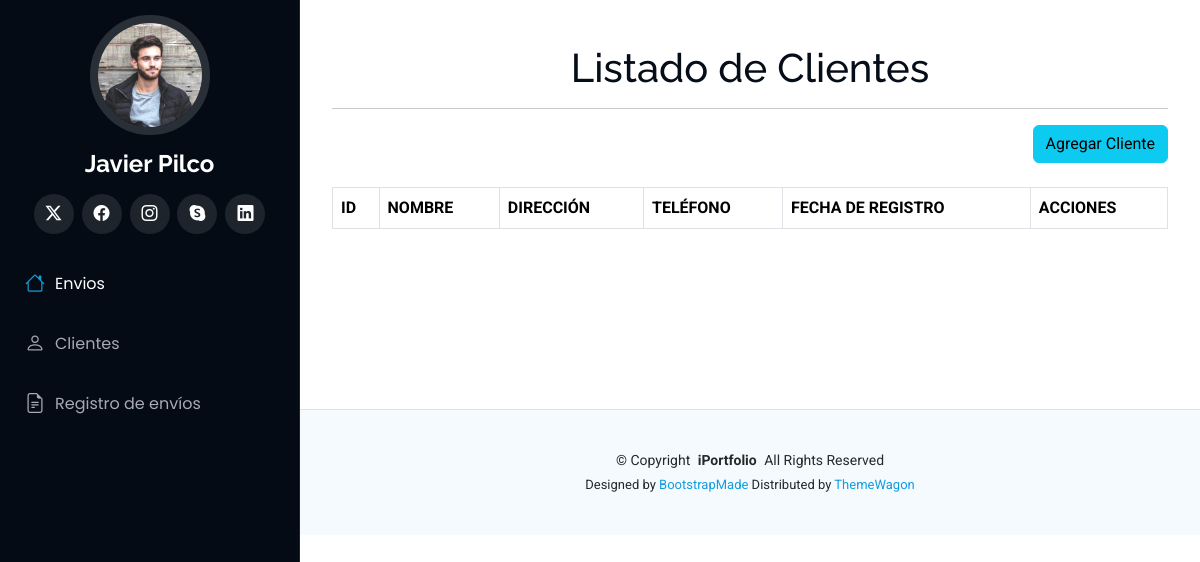
Page /clientes on the earlier database version.
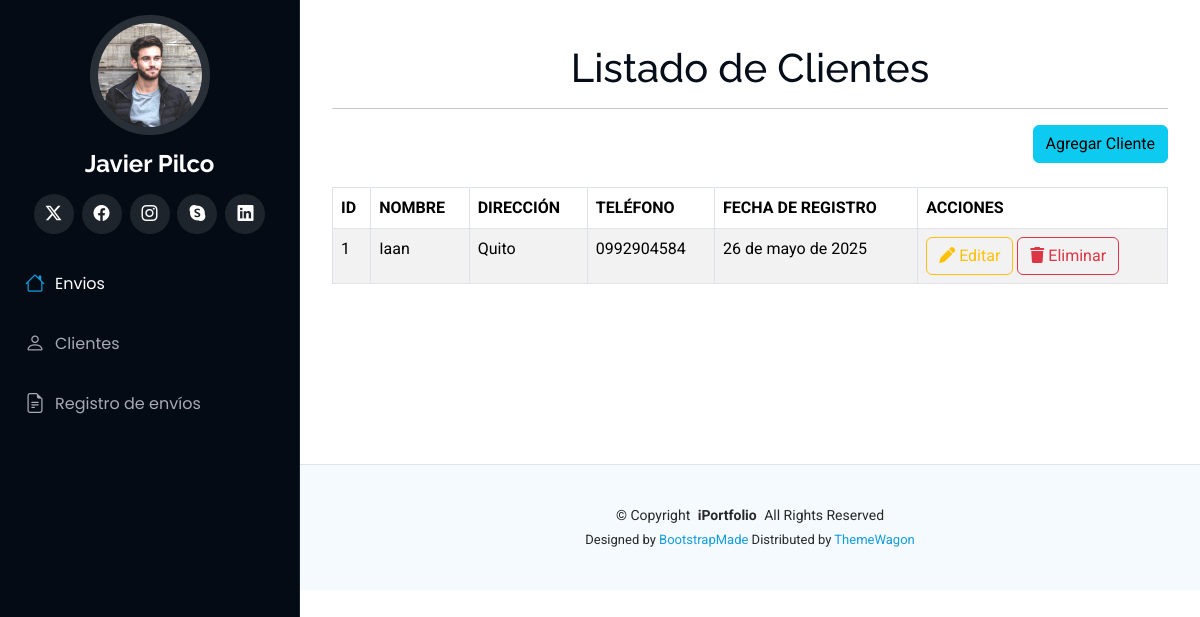
Same page on the later database version.
### Aplicaciones/Logistica/models.py (models this page shows, shortened)
class Cliente(models.Model):
    nombre = models.CharField(max_length=100)
    telefono = models.CharField(max_length=15)
    direccion = models.CharField(max_length=200)
    fecha_registro = models.DateField()

### Aplicaciones/Logistica/views.py (the view)
# urls.py: path('clientes', views.inicioClientes),
def inicioClientes(request):
    clientes = Cliente.objects.all()
    return render(request, "inicioClientes.html", {'clientes': clientes})

### Aplicaciones/Logistica/templates/inicioClientes.html (shortened to what this page needs)
{% extends './plantilla.html' %}
{% block contenido %}
<br>
<h1 class="text-center">Listado de Clientes</h1>
<hr>
<div class="row">
    <div class="text-end">
        <a href="/nuevoCliente" class="btn btn-info text-right">
            Agregar Cliente
        </a>
    </div>
</div>
<br>
<table class="table table-bordered table-striped table-hover">
    <thead>
        <tr class="bg-info">
            <th>ID</th>
            <th>NOMBRE</th>
            <th>DIRECCIÓN</th>
            <th>TELÉFONO</th>
            <th>FECHA DE REGISTRO</th>
            <th>ACCIONES</th>
        </tr>
    </thead>
    <tbody>
        {% for cliente in clientes %}
        <tr>
            <td>{{ cliente.id }}</td>
            <td>{{ cliente.nombre }}</td>
            <td>{{ cliente.direccion }}</td>
            <td>{{ cliente.telefono }}</td>
            <td>{{ cliente.fecha_registro }}</td>
            <td>
                <a href="/editarCliente/{{ cliente.id }}" class="btn btn-outline-warning">
                    <i class="fa fa-pen"></i> Editar
                </a>
                <a href="#" data-id="{{ cliente.id }}" class="btn btn-outline-danger btnEliminar">
                    <i class="fa fa-trash"></i> Eliminar
                </a>
            </td>
        </tr>
        {% endfor %}
    </tbody>
</table>
<br><br><br><br><br><br>
{% endblock %}

Differences in the rows shown:
added Cliente: id "1", nombre "Iaan", direccion "Quito", telefono "0992904584", fecha_registro "26 de mayo de 2025"
